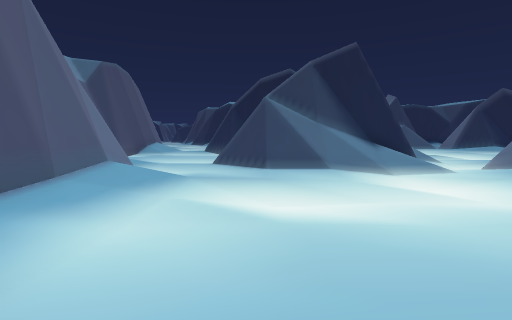
View 1 (above)

22 first-person views from a walk through a Godot game level. The camera is 1.4 m above the floor, tilts 4° down and sees 80° across. The floor is counted in squares, 2 m on a side. Each view is taken from the middle of a square. On the plan, view 1 faces up. The plan holds only what a view shows up to about 10 squares ahead; the rest is blank. The place goes on beyond the plan.

View 2
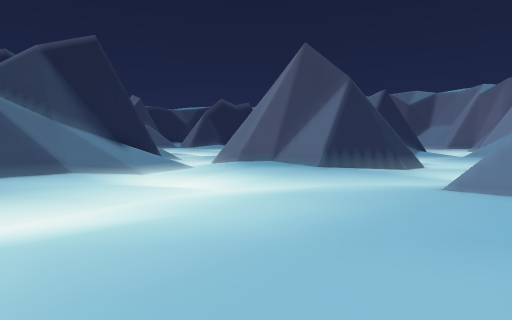

View 3
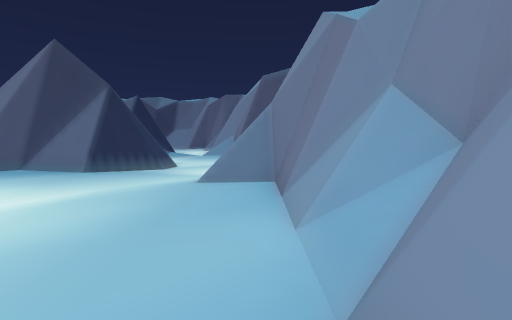

View 4
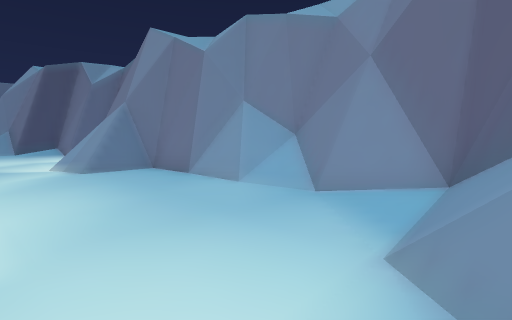

View 5
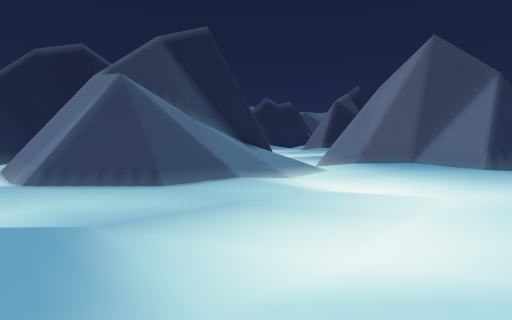

View 6
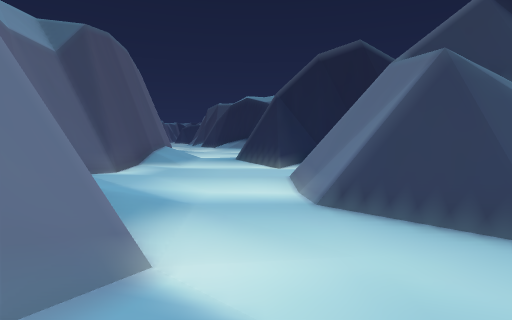

View 7
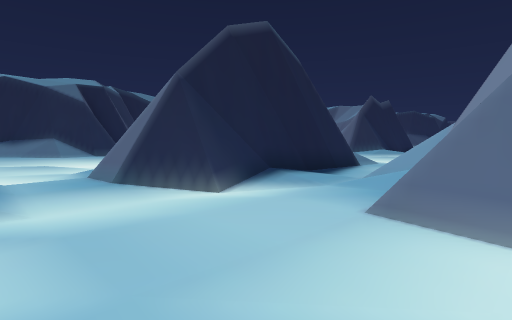

View 8
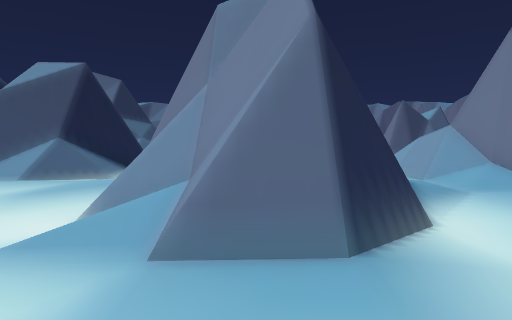

View 9
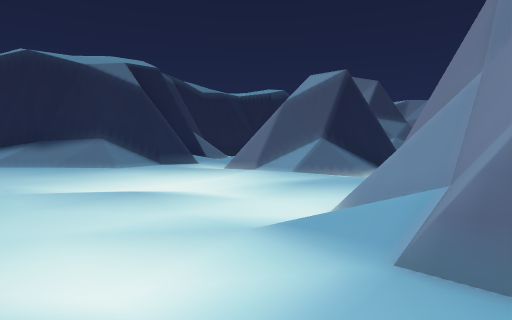

View 10
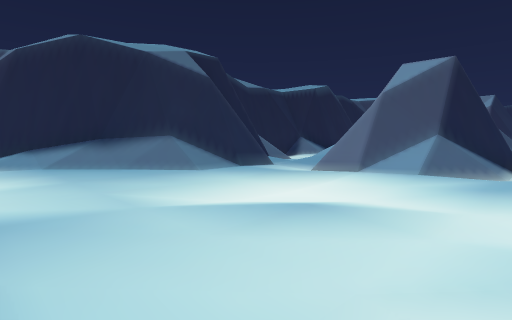

View 11
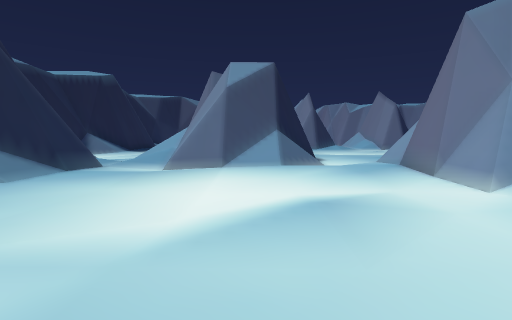

View 12
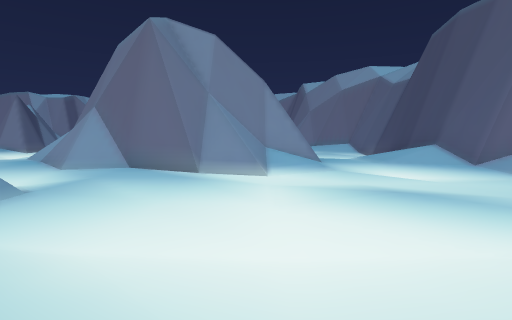

View 13
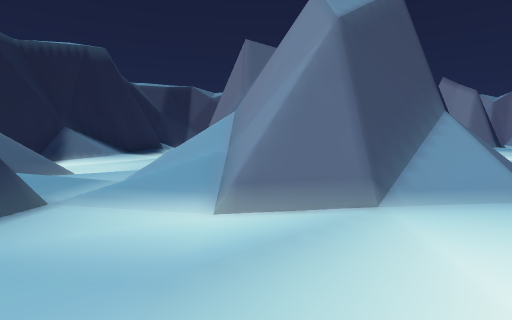

View 14
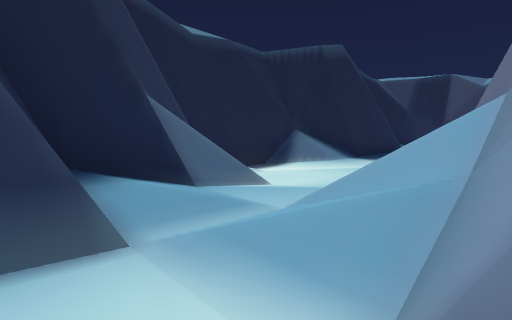

View 15
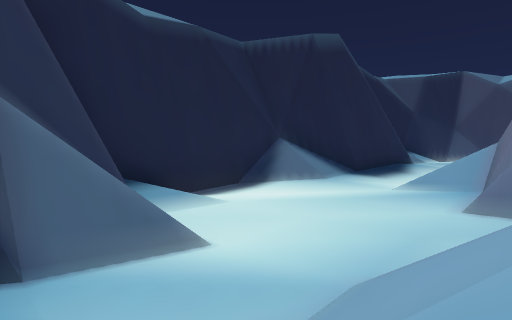

View 16
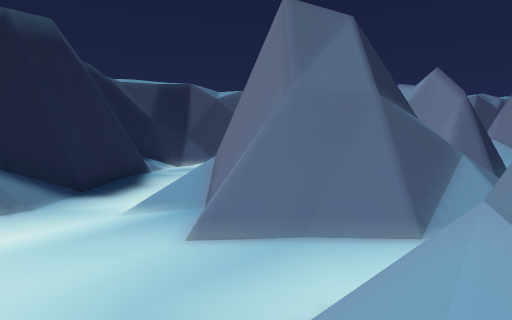

View 17
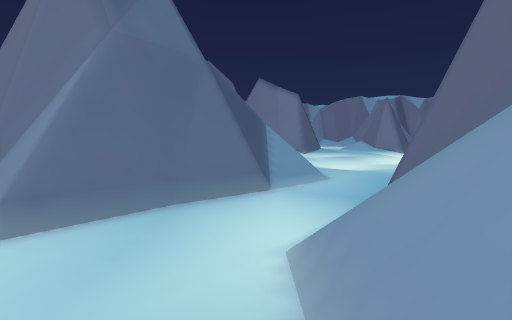

View 18
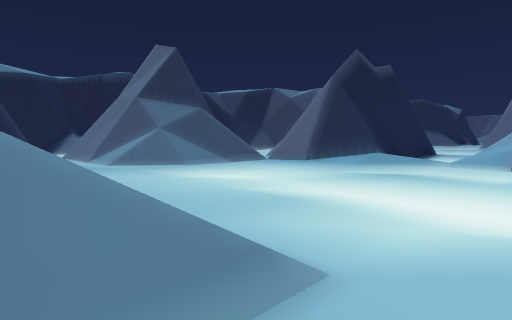

View 19
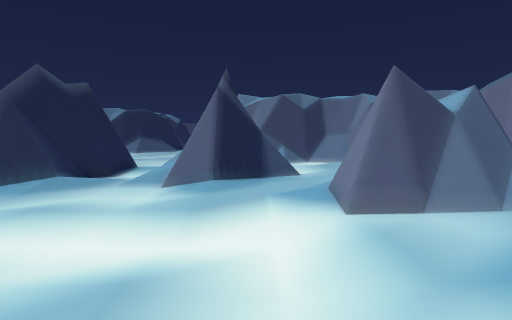

View 20
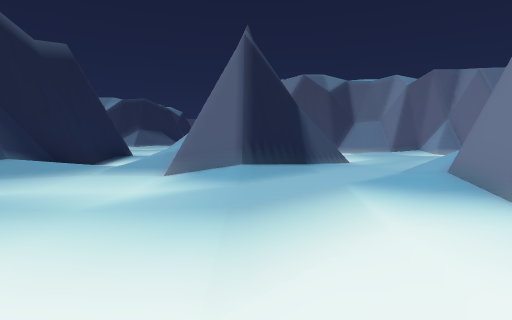

View 21
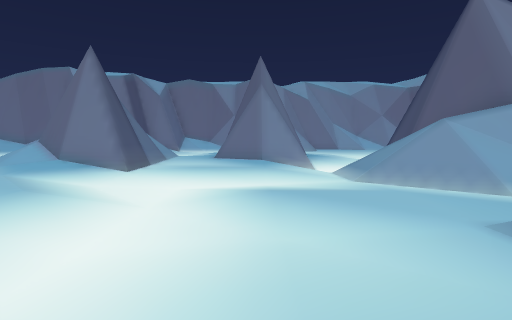

View 22
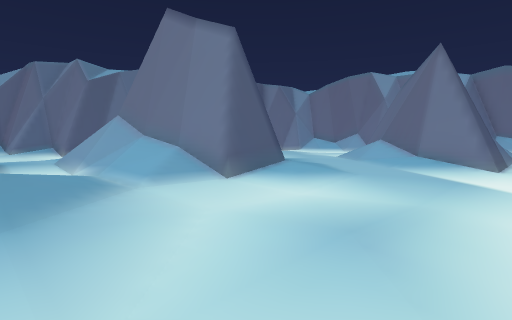

### Floor plan
Key: @ floor where view 1 was taken; # wall or solid block; . main floor; : floor 0.25 m higher than the main floor; - floor 0.25 m lower than the main floor; + floor 0.5 m higher than the main floor; _ floor 0.5 m lower than the main floor; / step, stairs or slope; = window, fence, low wall or low ledge.
Columns run from 6 left of view 1 to 20 right of it. Each row starts with its distance up from view 1.
 32  /##      #######
 31  //##     #//-//##
 30  .//##   ##/---//####
 29  ..//#####/----------
 28  -..//##/..---../=
 27  -...////.....####
 26 --..-.../+/=/.###
 25 -------.####/-##
 24 ..--__--#####.##
 23 ...-__--/### ./##
 22 .--.----//## .//###
 21  -----...//##..//##.
 20 /------..--  ..--..#
 19 #/--/####//. .----.##
 18 #/../######...----.:#####
 17 #/..##   ##/..---.-.:..-...
 16 #:..##   ##//.---.--./////.
 15 #.---######//.-_-.--/////
 14 #.----/:......-_-.../####
 13 #-......////...--.../###
 12 #......//////--__-....##
 11  ..--######//-----..../#
 10  /.--#=####/--...##//...
  9   /..######/_/..-###//...
  8    ...##///--##/.####  ..
  7    #--...---.###.###
  6    #/...-_-..#   /##
  5    #:----_-..#
  4    #.-__---..##
  3    #.-------..##--
  2    #=-.....-.-----
  1     /......##/=--
  0     #/@....####
 -1     ####=#### #
 -2       #####

Positions as (right, up) in squares from view 1, and headings:
1: (0, 0), facing up
2: (0, 0), facing up-right
3: (-1, 0), facing right
4: (-2, 3), facing down-right
5: (-2, 3), facing up-right
6: (-2, 5), facing up
7: (-5, 10), facing up-right
8: (-5, 17), facing right
9: (-5, 17), facing up-right
10: (-6, 20), facing up-right
11: (-6, 23), facing right
12: (-1, 26), facing down
13: (-1, 25), facing right
14: (1, 25), facing up-right
15: (3, 26), facing up-right
16: (4, 26), facing right
17: (5, 27), facing down-right
18: (5, 14), facing up-right
19: (5, 12), facing right
20: (8, 13), facing right
21: (8, 17), facing down
22: (10, 18), facing down-right
